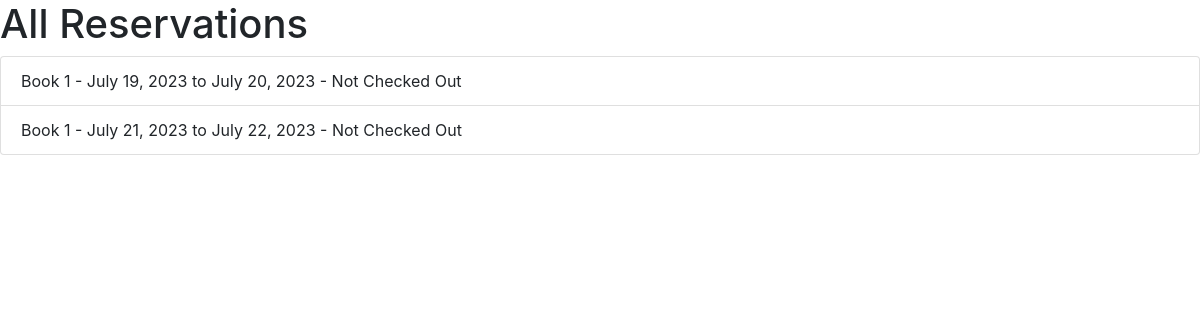
Before: /rental/all_reservations/ (signed in) with the older database file.
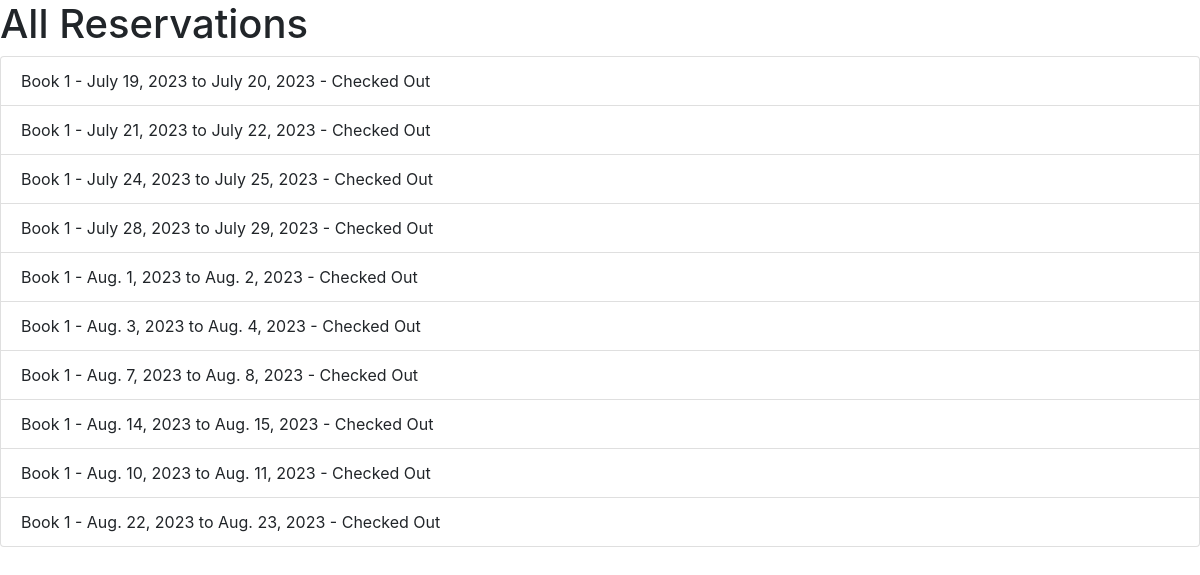
After: the same page with the newer database file.
### rental/models.py (models this page shows, shortened)
class Reservation(models.Model):
    book = models.ForeignKey(Book, on_delete=models.CASCADE)
    user = models.ForeignKey(User, on_delete=models.CASCADE)
    start_date = models.DateField()
    end_date = models.DateField()
    is_checked_out = models.BooleanField(default=False)

class Book(models.Model):
    title = models.CharField(max_length=200)
    author = models.CharField(max_length=100)
    description = models.TextField()
    image = models.ImageField(upload_to='media/', blank=True, null=True)

### rental/views.py (the view)
# urls.py: path('all_reservations/', views.all_reservations, name='all_reservations'),
@login_required
def all_reservations(request):
    user = request.user
    reservations = Reservation.objects.filter(user=user)
    return render(request, 'rental/all_reservations.html', {'reservations': reservations})

### rental/templates/rental/all_reservations.html
{% extends 'base.html' %}
{% block content %}
    <h1>All Reservations</h1>
    <ul class="list-group">
        {% for reservation in reservations %}
            <li class="list-group-item">
                {{ reservation.book.title }} - {{ reservation.start_date }} to {{ reservation.end_date }}
                - {% if reservation.is_checked_out %}Checked Out{% else %}Not Checked Out{% endif %}
            </li>
        {% empty %}
            <li class="list-group-item">You have no reservations.</li>
        {% endfor %}
    </ul>
{% endblock %}

### templates/base.html (shortened to what this page needs)
{% load static %}
<!doctype html>
<html lang="en">
  <head>
    {% block corecss %}
        <link rel="stylesheet" href="https://stackpath.bootstrapcdn.com/bootstrap/4.4.1/css/bootstrap.min.css">
    {% endblock %}
  </head>
  <body>
    {% block content %}
    {% endblock %}
  </body>
</html>

Changed rows visible on the page:
changed Reservation "July 19, 2023": is_checked_out "Not Checked Out" → "Checked Out"
changed Reservation "July 21, 2023": is_checked_out "Not Checked Out" → "Checked Out"
added Reservation: book "Book 1", start_date "July 24, 2023", end_date "July 25, 2023", is_checked_out "Checked Out"
added Reservation: book "Book 1", start_date "July 28, 2023", end_date "July 29, 2023", is_checked_out "Checked Out"
added Reservation: book "Book 1", start_date "Aug. 1, 2023", end_date "Aug. 2, 2023", is_checked_out "Checked Out"
added Reservation: book "Book 1", start_date "Aug. 3, 2023", end_date "Aug. 4, 2023", is_checked_out "Checked Out"
added Reservation: book "Book 1", start_date "Aug. 7, 2023", end_date "Aug. 8, 2023", is_checked_out "Checked Out"
added Reservation: book "Book 1", start_date "Aug. 14, 2023", end_date "Aug. 15, 2023", is_checked_out "Checked Out"
added Reservation: book "Book 1", start_date "Aug. 10, 2023", end_date "Aug. 11, 2023", is_checked_out "Checked Out"
added Reservation: book "Book 1", start_date "Aug. 22, 2023", end_date "Aug. 23, 2023", is_checked_out "Checked Out"
